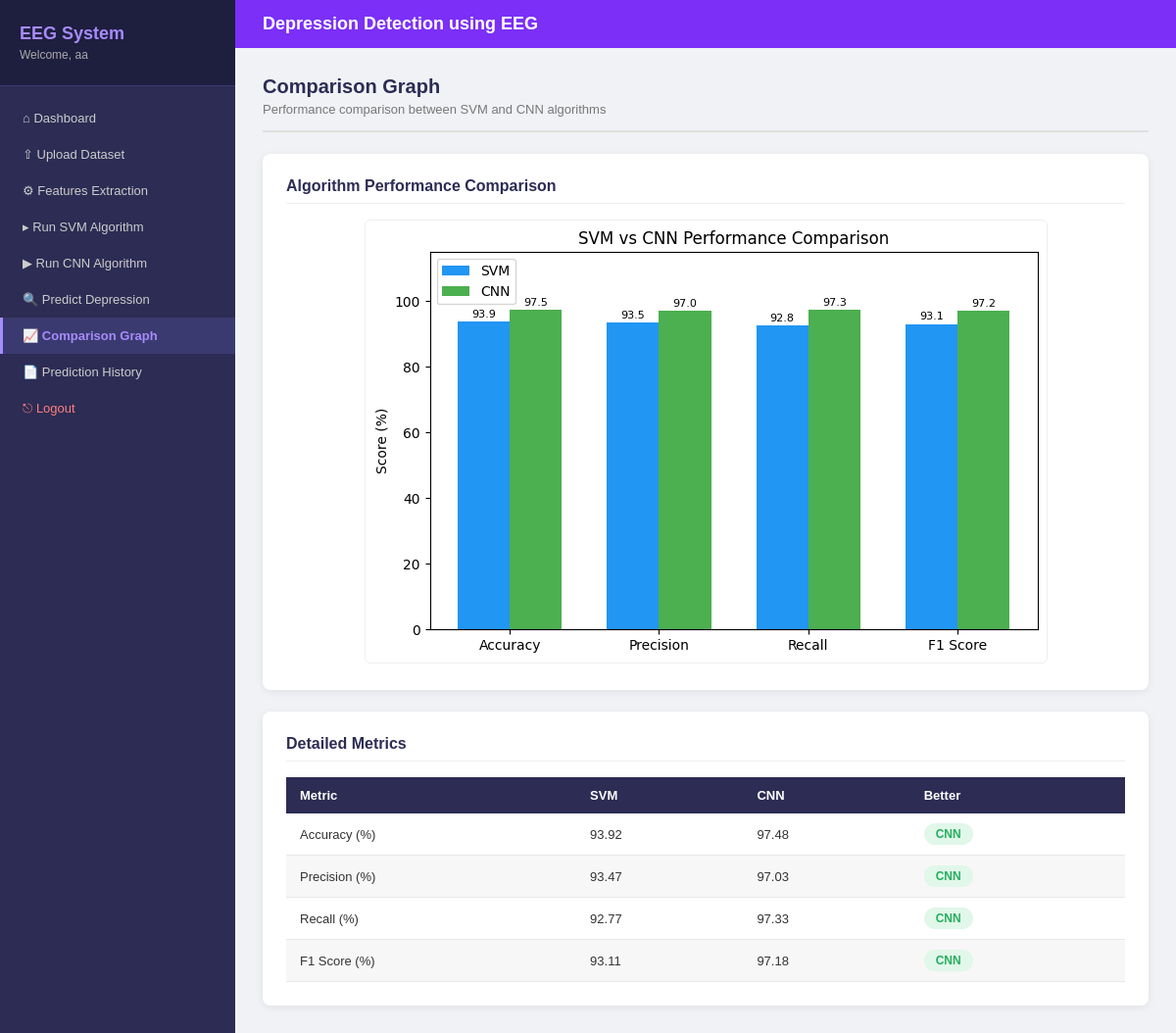
The app's page /comparison-graph/ (signed in) with its own data.
### depression_detection/models.py (models this page shows, shortened)
class AlgorithmResult(models.Model):
    ALGORITHM_CHOICES = [('SVM', 'SVM'), ('CNN', 'CNN')]
    algorithm = models.CharField(max_length=10, choices=ALGORITHM_CHOICES)
    accuracy = models.FloatField(default=0)
    precision = models.FloatField(default=0)
    recall = models.FloatField(default=0)
    fscore = models.FloatField(default=0)
    created_at = models.DateTimeField(auto_now_add=True)
    class Meta:
        db_table = 'algorithm_result'

### depression_detection/views.py (the view)
# urls.py: path('comparison-graph/', views.comparison_graph, name='comparison_graph'),
def comparison_graph(request):
    if not request.session.get('logged_in'):
        return redirect('login')
    context = {}
    svm_metrics = _ml_state.get('svm_metrics')
    cnn_metrics = _ml_state.get('cnn_metrics')
    svm_db = AlgorithmResult.objects.filter(algorithm='SVM').last()
    cnn_db = AlgorithmResult.objects.filter(algorithm='CNN').last()
    if svm_db and cnn_db:
        svm_m = {'accuracy': svm_db.accuracy, 'precision': svm_db.precision,
                 'recall': svm_db.recall, 'fscore': svm_db.fscore}
        cnn_m = {'accuracy': cnn_db.accuracy, 'precision': cnn_db.precision,
                 'recall': cnn_db.recall, 'fscore': cnn_db.fscore}
        categories = ['Accuracy', 'Precision', 'Recall', 'F1 Score']
        svm_vals = [svm_m['accuracy'], svm_m['precision'], svm_m['recall'], svm_m['fscore']]
        cnn_vals = [cnn_m['accuracy'], cnn_m['precision'], cnn_m['recall'], cnn_m['fscore']]
        x = np.arange(len(categories))
        width = 0.35
        fig, ax = plt.subplots(figsize=(8, 5))
        bars1 = ax.bar(x - width/2, svm_vals, width, label='SVM', color='#2196F3')
        bars2 = ax.bar(x + width/2, cnn_vals, width, label='CNN', color='#4CAF50')
        ax.set_ylabel('Score (%)')
        ax.set_title('SVM vs CNN Performance Comparison')
        ax.set_xticks(x)
        ax.set_xticklabels(categories)
        ax.legend()
        ax.set_ylim(0, 115)
        for bar in bars1:
            ax.annotate(f'{bar.get_height():.1f}',
                        xy=(bar.get_x() + bar.get_width() / 2, bar.get_height()),
                        xytext=(0, 3), textcoords='offset points', ha='center', fontsize=8)
        for bar in bars2:
            ax.annotate(f'{bar.get_height():.1f}',
                        xy=(bar.get_x() + bar.get_width() / 2, bar.get_height()),
                        xytext=(0, 3), textcoords='offset points', ha='center', fontsize=8)
        chart = get_plot_base64(fig)
        context = {
            'success': True,
            'chart': chart,
            'svm': svm_m,
            'cnn': cnn_m,
        }
    else:
        context['error'] = 'Please run both SVM and CNN algorithms first.'
    return render(request, 'depression_detection/comparison_graph.html', context)

### depression_detection/views.py (called while the page is built)
def get_plot_base64(fig):
    buf=io.BytesIO()
    fig.savefig(buf,format='png',bbox_inches='tight')
    buf.seek(0)
    image=base64.b64encode(buf.read()).decode()
    plt.close(fig)
    return image

### depression_detection/templates/depression_detection/comparison_graph.html (shortened to what this page needs)
{% extends 'depression_detection/base.html' %}
{% block content %}
<div class="page-title">
    <h2>Comparison Graph</h2>
    <p>Performance comparison between SVM and CNN algorithms</p>
</div>
{% if success %}
<div class="result-card">
    <h3>Algorithm Performance Comparison</h3>
    <div class="chart-container">
        <img alt="Comparison Graph" class="chart-img">
    </div>
</div>
<div class="result-card">
    <h3>Detailed Metrics</h3>
    <table class="data-table">
        <thead>
            <tr>
                <th>Metric</th>
                <th>SVM</th>
                <th>CNN</th>
                <th>Better</th>
            </tr>
        </thead>
        <tbody>
            <tr>
                <td>Accuracy (%)</td>
                <td>{{ svm.accuracy }}</td>
                <td>{{ cnn.accuracy }}</td>
                <td>{% if cnn.accuracy >= svm.accuracy %}<span class="badge badge-green">CNN</span>{% else %}<span class="badge badge-orange">SVM</span>{% endif %}</td>
            </tr>
            <tr>
                <td>Precision (%)</td>
                <td>{{ svm.precision }}</td>
                <td>{{ cnn.precision }}</td>
                <td>{% if cnn.precision >= svm.precision %}<span class="badge badge-green">CNN</span>{% else %}<span class="badge badge-orange">SVM</span>{% endif %}</td>
            </tr>
            <tr>
                <td>Recall (%)</td>
                <td>{{ svm.recall }}</td>
                <td>{{ cnn.recall }}</td>
                <td>{% if cnn.recall >= svm.recall %}<span class="badge badge-green">CNN</span>{% else %}<span class="badge badge-orange">SVM</span>{% endif %}</td>
            </tr>
            <tr>
                <td>F1 Score (%)</td>
                <td>{{ svm.fscore }}</td>
                <td>{{ cnn.fscore }}</td>
                <td>{% if cnn.fscore >= svm.fscore %}<span class="badge badge-green">CNN</span>{% else %}<span class="badge badge-orange">SVM</span>{% endif %}</td>
            </tr>
        </tbody>
    </table>
</div>
{% endif %}
{% endblock %}

### depression_detection/templates/depression_detection/base.html (shortened to what this page needs)
{% load static %}
<!DOCTYPE html>
<html lang="en">
<head>
    <link rel="stylesheet" href="{% static 'depression_detection/css/style.css' %}">
</head>
<body>
{% if request.session.logged_in %}
<div class="wrapper">
    <div class="sidebar">
        <div class="sidebar-header">
            <h2>EEG System</h2>
            <p>Welcome, {{ request.session.username }}</p>
        </div>
        <nav class="sidebar-nav">
            <a href="{% url 'dashboard' %}" class="nav-link {% if request.resolver_match.url_name == 'dashboard' %}active{% endif %}">&#8962; Dashboard</a>
            <a href="{% url 'upload_dataset' %}" class="nav-link {% if request.resolver_match.url_name == 'upload_dataset' %}active{% endif %}">&#8679; Upload Dataset</a>
            <a href="{% url 'features_extraction' %}" class="nav-link {% if request.resolver_match.url_name == 'features_extraction' %}active{% endif %}">&#9881; Features Extraction</a>
            <a href="{% url 'run_svm' %}" class="nav-link {% if request.resolver_match.url_name == 'run_svm' %}active{% endif %}">&#9656; Run SVM Algorithm</a>
            <a href="{% url 'run_cnn' %}" class="nav-link {% if request.resolver_match.url_name == 'run_cnn' %}active{% endif %}">&#9654; Run CNN Algorithm</a>
            <a href="{% url 'predict_depression' %}" class="nav-link {% if request.resolver_match.url_name == 'predict_depression' %}active{% endif %}">&#128269; Predict Depression</a>
            <a href="{% url 'comparison_graph' %}" class="nav-link {% if request.resolver_match.url_name == 'comparison_graph' %}active{% endif %}">&#128200; Comparison Graph</a>
            <a href="{% url 'prediction_history' %}" class="nav-link {% if request.resolver_match.url_name == 'prediction_history' %}active{% endif %}">&#128196; Prediction History</a>
            <a href="{% url 'logout' %}" class="nav-link logout-link">&#9099; Logout</a>
        </nav>
    </div>
    <div class="main-content">
        <div class="top-bar">
            <h1>Depression Detection using EEG</h1>
        </div>
        <div class="content-area">
            {% block content %}{% endblock %}
        </div>
    </div>
</div>
{% else %}
{% block auth_content %}{% endblock %}
{% endif %}
</body>
</html>

### depression_detection/static/depression_detection/css/style.css (style rules this page uses)
* { margin: 0; padding: 0; box-sizing: border-box; }
body { font-family: Arial, sans-serif; background-color: #f0f2f5; color: #333; font-size: 14px; }
.wrapper { display: flex; min-height: 100vh; }
.sidebar { width: 240px; background: #2c2c54; color: #fff; flex-shrink: 0; display: flex; flex-direction: column; }
.sidebar-header { padding: 24px 20px; background: #1e1e3f; border-bottom: 1px solid #3a3a70; }
.sidebar-header h2 { font-size: 18px; color: #a78bfa; margin-bottom: 4px; }
.sidebar-header p { font-size: 12px; color: #aaa; }
.sidebar-nav { padding: 14px 0; flex: 1; }
.nav-link { display: block; padding: 11px 20px; color: #ccc; text-decoration: none; font-size: 13px; border-left: 3px solid transparent; transition: all 0.2s; }
.nav-link.active { background: #3a3a70; color: #a78bfa; border-left-color: #a78bfa; font-weight: bold; }
.logout-link { margin-top: auto; color: #ff7f7f; }
.main-content { flex: 1; display: flex; flex-direction: column; overflow-x: hidden; }
.top-bar { background: #7b2ff7; color: #fff; padding: 14px 28px; }
.top-bar h1 { font-size: 18px; font-weight: bold; }
.content-area { padding: 28px; flex: 1; }
.page-title { margin-bottom: 22px; padding-bottom: 14px; border-bottom: 2px solid #e0e0e0; }
.page-title h2 { font-size: 20px; color: #2c2c54; }
.page-title p { color: #777; margin-top: 4px; font-size: 13px; }
.result-card { background: #fff; border-radius: 8px; padding: 24px; box-shadow: 0 2px 8px rgba(0,0,0,0.07); margin-bottom: 22px; }
.result-card h3 { font-size: 16px; color: #2c2c54; margin-bottom: 16px; padding-bottom: 8px; border-bottom: 1px solid #eee; }
.data-table { width: 100%; border-collapse: collapse; }
.data-table thead th { background: #2c2c54; color: #fff; padding: 11px 14px; text-align: left; font-size: 13px; }
.data-table tbody tr:nth-child(even) { background: #f7f7f7; }
.data-table tbody td { padding: 10px 14px; border-bottom: 1px solid #e8e8e8; font-size: 13px; }
.chart-container { text-align: center; }
.chart-img { max-width: 100%; border-radius: 6px; border: 1px solid #eee; }
.badge { display: inline-block; padding: 4px 12px; border-radius: 20px; font-size: 12px; font-weight: bold; }
.badge-green { background: #e0f7e9; color: #27ae60; }

### records on screen
AlgorithmResult: accuracy "93.92", precision "93.47", recall "92.77", fscore "93.11"
AlgorithmResult: accuracy "97.48", precision "97.03", recall "97.33", fscore "97.18"

### other values on screen
{{ request.session.username }} "aa"
